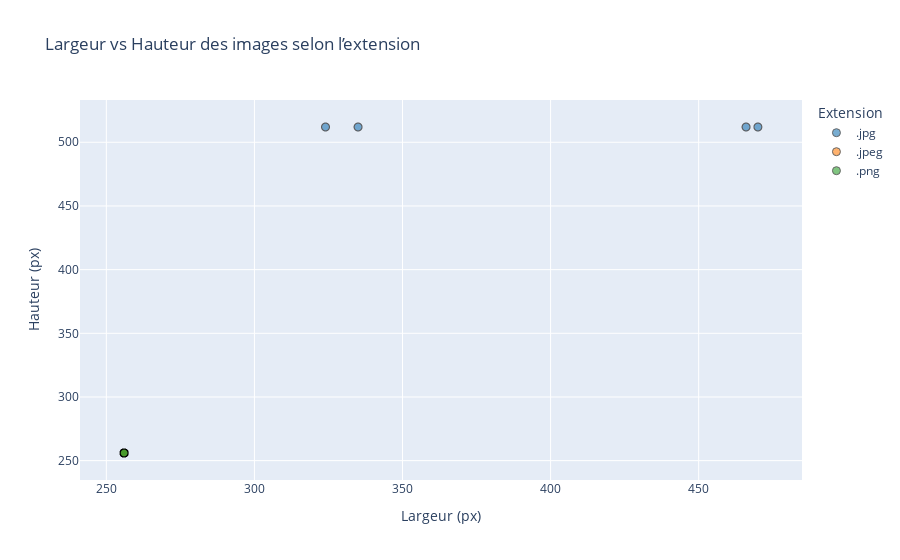

The code cell stored with this chart in its notebook:
### Code cell
import plotly.express as px

# Palette manuelle avec des couleurs bien distinctes
custom_colors = {
    '.jpg': '#1f77b4',   # bleu
    '.jpeg': '#ff7f0e',  # orange
    '.png': '#2ca02c'    # vert
}

fig = px.scatter(
    df_images,
    x='width',
    y='height',
    color='extension',
    color_discrete_map=custom_colors,
    title='Largeur vs Hauteur des images selon l’extension',
    labels={'width': 'Largeur (px)', 'height': 'Hauteur (px)', 'extension': 'Extension'}
)

fig.update_traces(marker=dict(opacity=0.6, size=5))
fig.update_traces(marker=dict(size=8, line=dict(width=1, color='black'), opacity=0.6))

fig.show()





# les .png ne sont pas visible sous les bleus car que 2.

### Figure 1 — Plotly figure (JSON) as saved in the notebook; plotly's stock layout.template omitted (floating-point values rounded to 4 significant figures; data arrays with more than 128 entries replaced by an {"elided": "..."} marker saying what was removed)
{"data": [{"hovertemplate": "Extension=.jpg<br>Largeur (px)=%{x}<br>Hauteur (px)=%{y}<extra></extra>", "legendgroup": ".jpg", "marker": {"color": "#1f77b4", "line": {"color": "black", "width": 1}, "opacity": 0.6, "size": 8, "symbol": "circle"}, "mode": "markers", "name": ".jpg", "showlegend": true, "type": "scattergl", "x": {"elided": "162912 int values"}, "xaxis": "x", "y": {"elided": "162912 int values"}, "yaxis": "y"}, {"hovertemplate": "Extension=.jpeg<br>Largeur (px)=%{x}<br>Hauteur (px)=%{y}<extra></extra>", "legendgroup": ".jpeg", "marker": {"color": "#ff7f0e", "line": {"color": "black", "width": 1}, "opacity": 0.6, "size": 8, "symbol": "circle"}, "mode": "markers", "name": ".jpeg", "showlegend": true, "type": "scattergl", "x": [256, 256], "xaxis": "x", "y": [256, 256], "yaxis": "y"}, {"hovertemplate": "Extension=.png<br>Largeur (px)=%{x}<br>Hauteur (px)=%{y}<extra></extra>", "legendgroup": ".png", "marker": {"color": "#2ca02c", "line": {"color": "black", "width": 1}, "opacity": 0.6, "size": 8, "symbol": "circle"}, "mode": "markers", "name": ".png", "showlegend": true, "type": "scattergl", "x": [256, 256], "xaxis": "x", "y": [256, 256], "yaxis": "y"}], "layout": {"legend": {"title": {"text": "Extension"}, "tracegroupgap": 0}, "title": {"text": "Largeur vs Hauteur des images selon l’extension"}, "xaxis": {"anchor": "y", "domain": [0, 1], "title": {"text": "Largeur (px)"}}, "yaxis": {"anchor": "x", "domain": [0, 1], "title": {"text": "Hauteur (px)"}}}}
